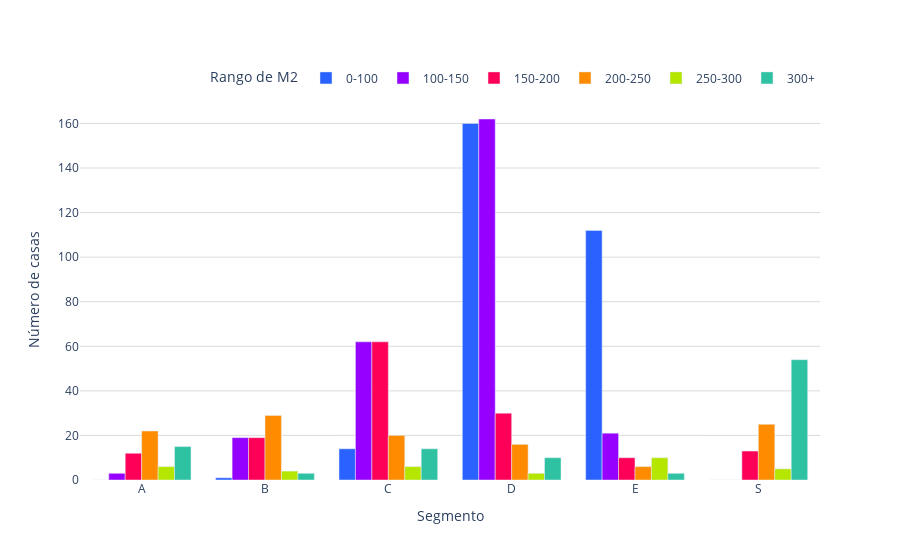

Here is the notebook cell this chart was saved with:
### Code cell
def sumar_tablas(dataframes_list):
    tabla_suma = None
    
    for df in dataframes_list:
        tabla_actual = df.groupby(['Metros_construido', 'segmento']).size().unstack(fill_value=0)
        
        if tabla_suma is None:
            tabla_suma = tabla_actual
        else:
            tabla_suma = tabla_suma.add(tabla_actual, fill_value=0)
    
    print("Tabla general de frecuencia:")
    print(tabla_suma)
    
    fig = graficar_tabla(tabla_suma)
    
    # Guardar la gráfica como archivo HTML
    guardar_grafico_como_html(fig, 'g_bar_dist_m2_construidos_tulancingo', carpeta='graficas')
    
    return fig

colores = ['#2962ff', '#9500ff', '#ff0059', '#ff8c00', '#b4e600', '#2EC2A2','#E50CB6','#4225CF','#2CBA4D']

def graficar_tabla(tabla):  
    segmentos = tabla.index
    banos = tabla.columns
    
    fig = go.Figure()
    
    for i, segmento in enumerate(segmentos):
        color = colores[i % len(colores)]
        fig.add_trace(go.Bar(
            x=banos,
            y=tabla.loc[segmento],
            name=segmento,
            marker_color=color
        ))
    
    fig.update_layout(
        xaxis_title="Segmento",        
        yaxis=dict(
            title='Número de casas',
            gridcolor='#dddcda', # Color de las líneas que dividen los rangos del eje Y
            gridwidth=1,
        ),
        legend_title="Rango de M2",
        barmode='group',
        legend=dict(
            orientation='h',  # Orientación horizontal de la leyenda
            yanchor='bottom',  # Anclar al borde inferior
            y=1.02,  # Colocar la leyenda justo debajo del gráfico
            xanchor='right',
            x=1
        ),
        plot_bgcolor='rgba(0,0,0,0)',  # Color de fondo del gráfico
    )    
    
    fig.show()    
    return fig

def guardar_grafico_como_html(fig, nombre_archivo, carpeta='graficas'):
    # Crear la carpeta si no existe
    if not os.path.exists(carpeta):
        os.makedirs(carpeta)
    
    # Guardar la gráfica como archivo HTML en la carpeta especificada
    pio.write_html(fig, f'{carpeta}/{nombre_archivo}.html')
    # pio.write_html(fig, f'{carpeta}/{nombre_archivo}.png')

# Llamar a la función sumar_tablas con la lista de DataFrames como argumento
fig = sumar_tablas(dataframes_list)

### Figure 1 — Plotly figure (JSON) as saved in the notebook; plotly's stock layout.template omitted (floating-point values rounded to 4 significant figures)
{"data": [{"marker": {"color": "#2962ff"}, "name": "0-100", "type": "bar", "x": ["A", "B", "C", "D", "E", "S"], "y": [0, 1, 14, 160, 112, 0]}, {"marker": {"color": "#9500ff"}, "name": "100-150", "type": "bar", "x": ["A", "B", "C", "D", "E", "S"], "y": [3, 19, 62, 162, 21, 0]}, {"marker": {"color": "#ff0059"}, "name": "150-200", "type": "bar", "x": ["A", "B", "C", "D", "E", "S"], "y": [12, 19, 62, 30, 10, 13]}, {"marker": {"color": "#ff8c00"}, "name": "200-250", "type": "bar", "x": ["A", "B", "C", "D", "E", "S"], "y": [22, 29, 20, 16, 6, 25]}, {"marker": {"color": "#b4e600"}, "name": "250-300", "type": "bar", "x": ["A", "B", "C", "D", "E", "S"], "y": [6, 4, 6, 3, 10, 5]}, {"marker": {"color": "#2EC2A2"}, "name": "300+", "type": "bar", "x": ["A", "B", "C", "D", "E", "S"], "y": [15, 3, 14, 10, 3, 54]}], "layout": {"barmode": "group", "legend": {"orientation": "h", "title": {"text": "Rango de M2"}, "x": 1, "xanchor": "right", "y": 1.02, "yanchor": "bottom"}, "plot_bgcolor": "rgba(0,0,0,0)", "xaxis": {"title": {"text": "Segmento"}}, "yaxis": {"gridcolor": "#dddcda", "gridwidth": 1, "title": {"text": "Número de casas"}}}}
